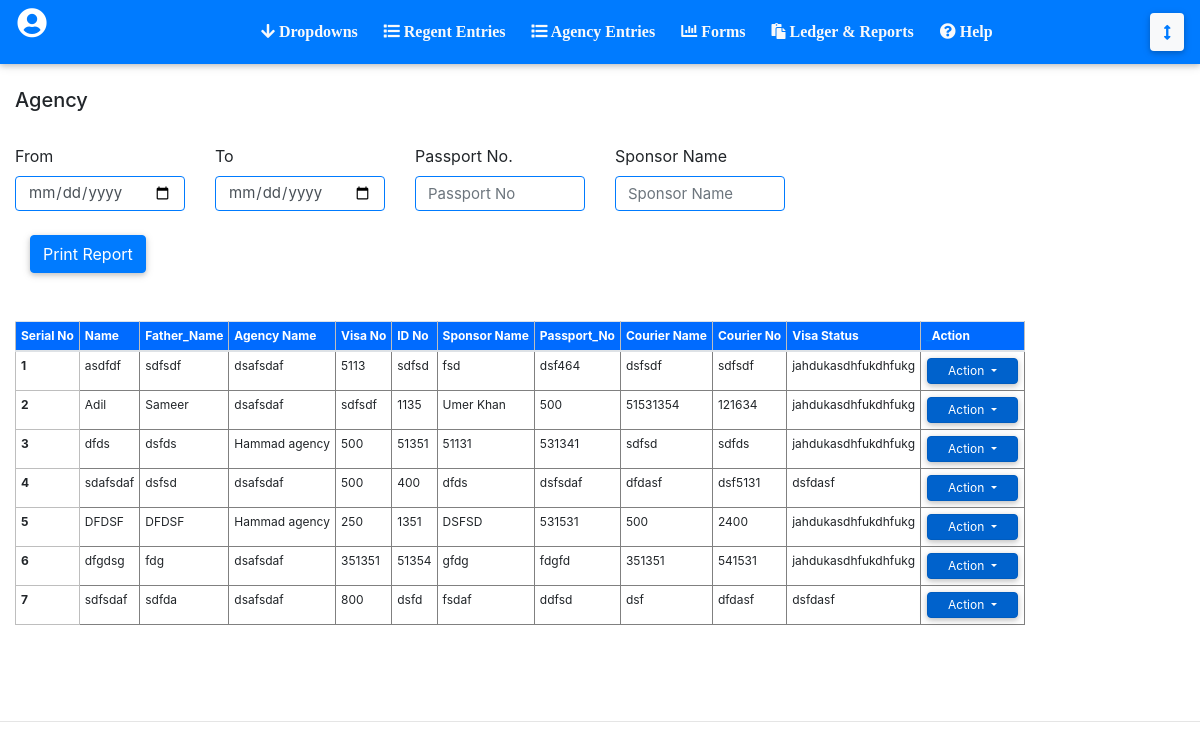
Before: /All-Case-Reports.php with the older database file.
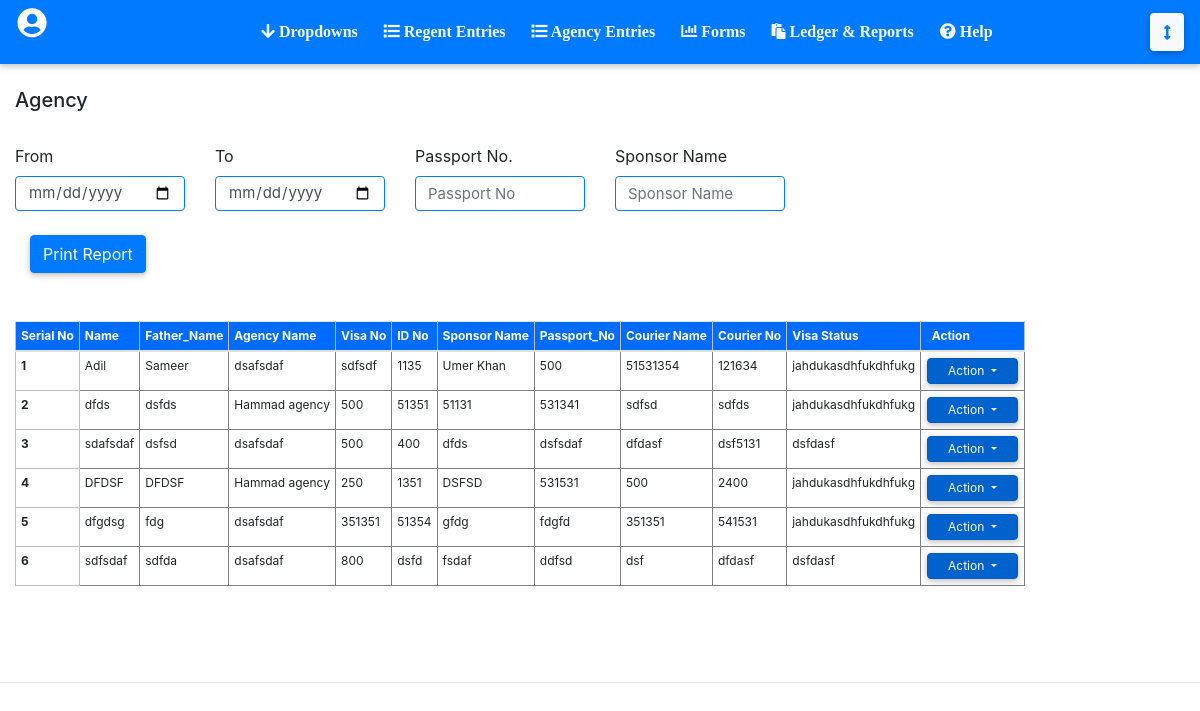
After: the same page with the newer database file.
### tables this page shows
CREATE TABLE `cases` (
  `case_id` int(11) NOT NULL,
  `user_id` int(11) NOT NULL,
  `agency_id` int(11) NOT NULL,
  `visa_file_no` varchar(255) NOT NULL,
  `visa_no` varchar(255) NOT NULL,
  `visa_id_no` varchar(255) NOT NULL,
  `visa_sponsor_name` varchar(255) NOT NULL,
  `visa_date` varchar(255) NOT NULL,
  `visa_profession_id` int(11) NOT NULL,
  `visa_price_as_per_agency` double NOT NULL,
  `visa_price_as_per_regent` double NOT NULL,
  `passenger_name` varchar(255) NOT NULL,
  `passenger_father_name` varchar(255) NOT NULL,
  `passenger_eno` varchar(255) NOT NULL,
  `passenger_passport_no` varchar(255) NOT NULL,
  `passenger_dob` varchar(255) NOT NULL,
  `passenger_name_urdu` varchar(255) NOT NULL,
  `passenger_father_name_urdu` varchar(255) NOT NULL,
  `passenger_date_of_issue` varchar(255) NOT NULL,
  `passenger_date_of_expiry` varchar(255) NOT NULL,
  `passenger_submit_date` varchar(255) NOT NULL,
  `passenger_cnic` varchar(255) NOT NULL,
  `submitted_to` varchar(255) NOT NULL,
  `visa_status_id` int(11) NOT NULL,
  `visa_courier_date` varchar(255) NOT NULL,
  `visa_courier_name` varchar(255) NOT NULL,
  `visa_courier_no` varchar(255) NOT NULL,
  `remarks` varchar(255) NOT NULL,
  `current_date_submission` varchar(255) NOT NULL,
  `type` varchar(20) DEFAULT NULL
);

CREATE TABLE `users` (
  `user_id` int(11) NOT NULL,
  `name` varchar(255) NOT NULL,
  `email` varchar(255) NOT NULL,
  `password` varchar(255) NOT NULL,
  `city` varchar(255) NOT NULL,
  `cnic` varchar(255) NOT NULL,
  `phone` varchar(255) NOT NULL,
  `address` varchar(255) NOT NULL,
  `image` longblob NOT NULL,
  `role` varchar(255) NOT NULL
);

CREATE TABLE `visa_status` (
  `visa_status_id` int(11) NOT NULL,
  `name` varchar(255) NOT NULL
);

### All-Case-Reports.php (the view, shortened to what this page needs)
<?php
include_once('header.php');
include_once('connect.php');
?>
<section class="container-fluid">
    <h5>Agency</h5>
    <br>
	<section class="row" style="align-items: center;">
		<section class="col-md-2">
			<span >From</span>
			<input type="date" class="form-control input-box" placeholder="Name" />
		</section>
		<section class="col-md-2">
			<span >To</span>
			<input type="date" class="form-control input-box" placeholder="Name" />
		</section>
		<section class="col-md-2">
			<span >Passport No.</span>
			<input id="search_passport_no" type="text" class="form-control input-box" placeholder="Passport No" />
		</section>
		<section class="col-md-2">
			<span >Sponsor Name</span>
			<input id="search_sponsor_name" type="text" class="form-control input-box" placeholder="Sponsor Name" />
		</section>
	</section>
	<br>
<section class="container-fluid">
		<input id="print_table" type="button" class="btn-primary btn" value="Print Report" />
	</section>
	<br><br>
		<div id="print_div">
            <table class="table table-responsive m-auto " style="padding-bottom: 80px;">
                <thead>
                    <tr>
					  <th scope="col">Serial No</th>
                      <th scope="col">Name</th>
					  <th scope="col">Father_Name</th>
                      <th scope="col">Agency Name</th>
                      <th scope="col">Visa No</th>
                      <th scope="col">ID No</th>
                      <th scope="col">Sponsor Name</th>
					  <th scope="col">Passport_No</th>
					  <th scope="col">Courier Name</th>
					  <th scope="col">Courier No</th>
					  <th scope="col">Visa Status</th>
					  <th scope="col" class="tbl1"><span class="text-primary">_</span>Action<span class="text-primary"></span></th>
                    </tr>
                  </thead>
                  <tbody class="result">
                  <tbody>
				<?php
				$query = mysqli_query($con, "
				SELECT cases.*,
				users.name as username,
				visa_status.name as visa_status_name
				FROM `cases`
				INNER JOIN users
				ON users.user_id = cases.agency_id
				INNER JOIN visa_status
				ON visa_status.visa_status_id = cases.visa_status_id
					");
				$count = 1;
				while ($row=mysqli_fetch_array($query)) {
					?>
					<tr class="showAll">
					<th scope="row"><?php echo $count?></th>
					<td><?php echo $row['passenger_name'] ?></td>
					<td><?php echo $row['passenger_father_name'] ?></td>
					<td><?php echo $row['username'] ?></td>
					<td><?php echo $row['visa_no'] ?></td>
					<td><?php echo $row['visa_id_no'] ?></td>
					<td><?php echo $row['visa_sponsor_name'] ?></td>
					<td><?php echo $row['passenger_passport_no'] ?></td>
					<td><?php echo $row['visa_courier_name'] ?></td>
					<td><?php echo $row['visa_courier_no'] ?></td>
					<td><?php echo $row['visa_status_name'] ?></td>
				    <td class="tbl2">
						<div class="dropdown show">
							<a class="btn btn-primary dropdown-toggle"  style="font-size: 12px !important; color: white; padding: 3px; margin: 1px; padding-left: 20px !important; padding-right: 20px !important;" href="#" role="button" id="dropdownMenuLink" data-toggle="dropdown" aria-haspopup="true" aria-expanded="false">
							  Action
							</a>
						</div>
					</td>
				</tr>
					<?php
					$count++;
				}
				?>
                  </tbody>
            </table>
        </div>
</section>
<hr>
</body>
</html>
<link rel="stylesheet" type="text/css" href="css/style.css" media="print">
<link rel="stylesheet" type="text/css" href="css/style2.css" media="all">
<link rel="stylesheet" type="text/css" href="css/style.css">

Changed rows visible on the page:
removed cases: passenger_name "asdfdf", passenger_father_name "sdfsdf", agency.name "dsafsdaf", visa_no "5113", visa_id_no "sdfsd", visa_sponsor_name "fsd", passenger_passport_no "dsf464", visa_courier_name "dsfsdf", visa_courier_no "sdfsdf", visa_status.name "jahdukasdhfukdhfukg"
